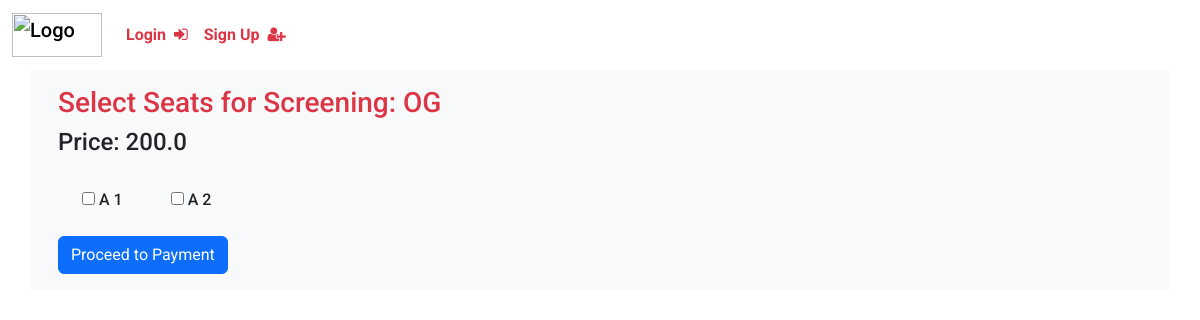
Before: /show/seats/1 with the older database file.
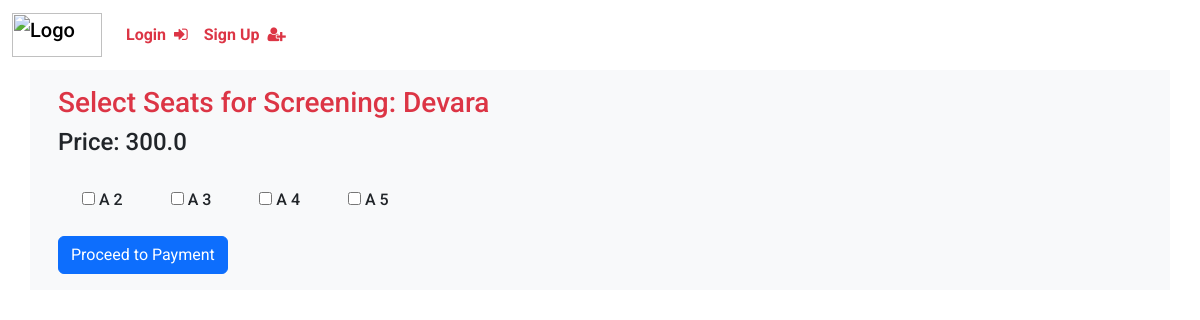
After: the same page with the newer database file.
### website/models.py (models this page shows)
class Movie(db.Model):
    id = db.Column(db.Integer, primary_key=True)
    title = db.Column(db.String(150), nullable=False)
    description = db.Column(db.Text, nullable=True)
    duration = db.Column(db.Integer, nullable=False)  # Duration in minutes
    language = db.Column(db.String(50), nullable=False)
    release_date = db.Column(db.Date, nullable=False)
    genre = db.Column(db.String(100), nullable=False)
    image = db.Column(db.String(200), nullable= True)
    screenings = db.relationship('Screening', backref='movie', lazy=True, cascade="all, delete-orphan")

class Screening(db.Model):
    id = db.Column(db.Integer, primary_key=True)
    movie_id = db.Column(db.Integer, db.ForeignKey('movie.id'), nullable=False)
    cinema_id = db.Column(db.Integer, db.ForeignKey('cinema.id'), nullable=False)
    screen_number = db.Column(db.Integer, nullable=False)
    start_time = db.Column(db.DateTime, nullable=False)
    end_time = db.Column(db.DateTime, nullable=False)
    price = db.Column(db.Float, nullable=False)
    bookings = db.relationship('Booking', backref='screening', lazy=True)

class Seat(db.Model):
    id = db.Column(db.Integer, primary_key=True)
    screening_id = db.Column(db.Integer, db.ForeignKey('screening.id'), nullable=False)
    row = db.Column(db.String(5), nullable=False)
    seat_number = db.Column(db.Integer, nullable=False)
    is_available = db.Column(db.Boolean, default=True)
    bookings = db.relationship('Booking', backref='seat', lazy=True)

### website/views.py (the view)
@views.route('/show/seats/<int:screening_id>')
def show_seats(screening_id):
    seats = Seat.query.filter_by(screening_id= screening_id, is_available = True).all()
    screening = Screening.query.get(screening_id)
    return render_template("seats.html", user= current_user, seats = seats, screening = screening)

### website/templates/seats.html (shortened to what this page needs)
{% extends "base.html" %}
{% block content %}
<form method="POST" action="{{ url_for('views.payment') }}" enctype="multipart/form-data" class="p-3">
    <h3 class="text-danger">Select Seats for Screening: {{ screening.movie.title }}</h3>
    <h4>Price: {{screening.price}}</h4>
    <div class="d-flex justify-content-start flex-wrap">
        {% for seat in seats %}
            <label class="m-4">
                <input type="checkbox" name="selected_seats" value="{{ seat.id }}">
                {{ seat.row }} {{ seat.seat_number }}
            </label><br>
        {% endfor %}
    </div>
    <button type="submit" class="btn btn-primary">Proceed to Payment</button>
</form>
{% endblock %}

### website/templates/base.html (shortened to what this page needs)
<html>
    <head>
        <link rel="stylesheet" href="{{url_for('static', filename= 'bootstrap.min.css')}}">
        <link rel="stylesheet" href="{{ url_for('static', filename= 'index.css') }}">
        <link rel="stylesheet" href="https://cdnjs.cloudflare.com/ajax/libs/font-awesome/4.7.0/css/font-awesome.min.css">
    </head>
    <body>
        <nav class="navbar navbar-expand-lg">
            <div class="container-fluid">
                <a class="navbar-brand" href="/">
                    <img src="https://getlogo.net/wp-content/uploads/2020/04/bookmyshow-logo-vector.png" alt="Logo" width="90" height="44" class="d-inline-block align-text-top">
                </a>
                <div class="collapse navbar-collapse" id="navbar">
                    <ul class="navbar-nav me-auto">
                        {% if user.is_authenticated %}
                            {% if user.is_admin %}
                            <li class="nav-item">
                                <a class="nav-link text-dark fw-bold" href="/admin/add">Home<i class="fa fa-home ms-2" aria-hidden="true"></i></a>
                            </li>
                            <li class="nav-item">
                                <a class="nav-link text-dark fw-bold" href="/logout">Logout<i class="fa fa-sign-out ms-2" aria-hidden="true"></i></a>
                            </li>
                            {% else %}
                            <li class="nav-item">
                                <a class="nav-link text-dark fw-bold" href="/">Home<i class="fa fa-home ms-2" aria-hidden="true"></i></a>
                            </li>
                            <li class="nav-item">
                                <a class="nav-link text-dark fw-bold" href="/logout">Logout<i class="fa fa-sign-out ms-2" aria-hidden="true"></i></a>
                            </li>
                            {% endif %}
                        {% else %}
                            <li class="nav-item">
                                <a class="nav-link text-danger fw-bold" href="/login">Login<i class="fa fa-sign-in ms-2" aria-hidden="true"></i></a>
                            </li>
                            <li class="nav-item">
                                <a class="nav-link text-danger fw-bold" href="/signUp">Sign Up<i class="fa fa-user-plus ms-2" aria-hidden="true"></i></a>
                            </li>
                        {% endif %}
                    </ul>
                </div>
            </div>
        </nav>
        <div class="container bg-light">
            {% block content %}
            {% endblock %}
        </div>
    </body>
</html>

### website/static/index.css (style rules this page uses)
body { font-family: "Roboto", sans-serif; font-weight: 500; font-style: normal; }

Changed rows visible on the page:
no longer on this page (row edited): Seat: row "A", seat_number "1"
changed Movie: movie "OG" → "Devara"
changed Screening: price "200.0" → "300.0"
now on this page (row edited): Seat: row "A", seat_number "3"
now on this page (row edited): Seat: row "A", seat_number "4"
now on this page (row edited): Seat: row "A", seat_number "5"
